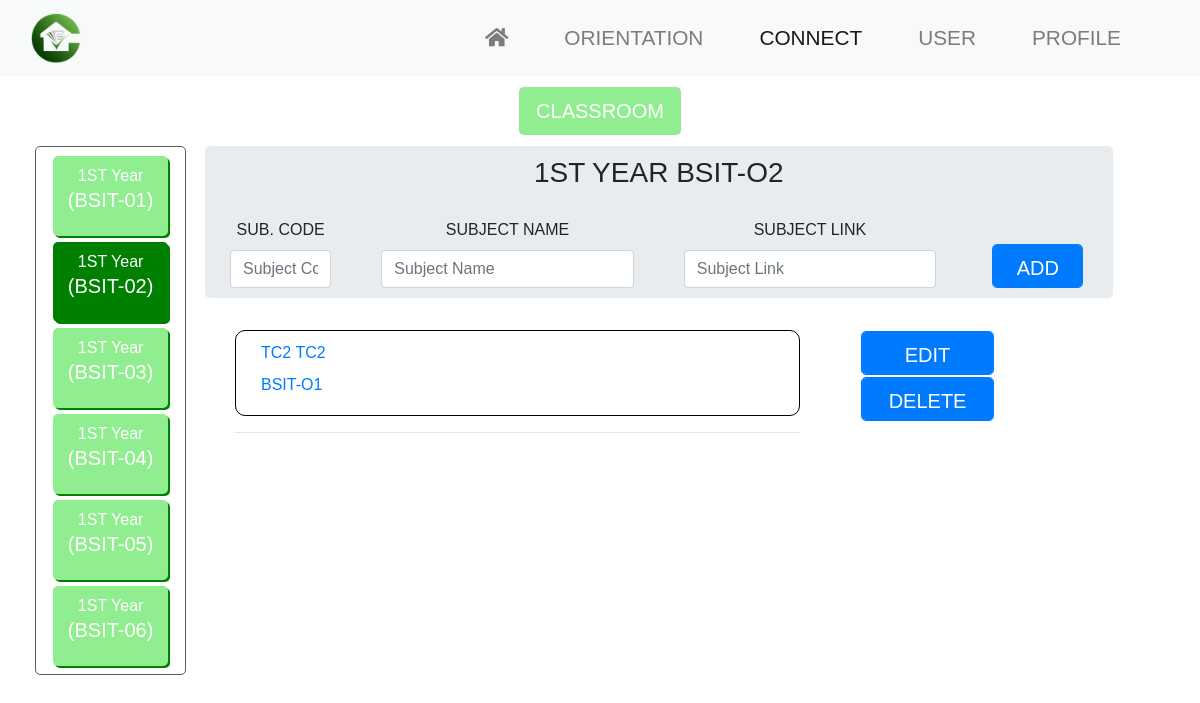
The app's page /Teacher/TCconnect_1st_02_class.php with its own data.
### tables this page shows
CREATE TABLE `tbl_connect_1st_02_class` (
  `class_id` int(11) NOT NULL,
  `sub_code` varchar(100) NOT NULL,
  `sub_name` varchar(100) NOT NULL,
  `sub_link` varchar(300) NOT NULL,
  `u_year` varchar(100) NOT NULL,
  `u_section` varchar(100) NOT NULL
);

### firstyear-class-process.php (called while the page is built, shortened)
<?php
$connect = mysqli_connect("localhost","root","","capstone_db");
$all2 = mysqli_query($connect, "SELECT * FROM tbl_connect_1st_02_class");
?>

### Teacher/TCconnect_1st_02_class.php (the view, shortened to what this page needs)
<?php include 'firstyear-class-process.php'?>
<!DOCTYPE html>
<html>
<head>
	<link rel="stylesheet" type="text/css" href="bootstrap/css/bootstrap.min.css">
	<link rel="stylesheet" type="text/css" href="fontawesome/css/all.css">
	<link rel="stylesheet" type="text/css" href="font.css">
	<link rel="stylesheet" type="text/css" href="styleCON.css">
</head>
<body>
<nav class="navbar navbar-expand-md navbar-light bg-light sticky-top">
	<div class="container-fluid">
		<a class="navbar-brand" href="#"><img src="img/LOGO.png"></a>
		<div class="collapse navbar-collapse" id="navbarResponsive">
			<ul class="navbar-nav ml-auto">
				<li class="nav-item" >
					<a class="nav-link" href="home.php"><i class="fas fa-home"></i></a>
				</li>
				<li class="nav-item" >
					<a class="nav-link" href="#">ORIENTATION</a>
				</li>
				<li class="nav-item active">
					<a class="nav-link" href="connect.php">CONNECT</a>
				</li>
				<li class="nav-item">
					<a class="nav-link" href="user.php">USER</a>
				</li>
				<li class="nav-item">
					<a class="nav-link" href="profile.php">PROFILE</a>
				</li>
			</ul>
		</div>
	</div>
</nav>
<div class="container-fluid">
	<div class="row no-gutters">
		<div class="col-12 padding">
			<div class="row text-center">
				<div class="col-xs-6 col-sm-12 col-md-12 col-lg-12 col-xl-12">
					<button type="button" class="btn btn-lg" style="background: lightgreen; color: #fff;">CLASSROOM</button>
				</div>
			</div>
		</div>
	<div class="col-sm-12 col-md-5 col-lg-3 col-xl-2 sidebar">
		<div class="col-12 sidebar-content text-center">
			<div class="col-11 year-form">
				<div class="col-12 section">
						<div class="section-content">
							<a href="connect_1st_01_class.php"><button style="margin-top: 7px;"><label>1ST Year <h5>(BSIT-01)</h5></label></button></a>
						</div>
						<div class="section-content">
							<a href="connect_1st_02_class.php"><button style="background: green;"><label>1ST Year <h5>(BSIT-02)</h5></label></button></a>
						</div>
						<div class="section-content">
							<a href="connect_1st_03_class.php"><button><label>1ST Year <h5>(BSIT-03)</h5></label></button></a>
						</div>
						<div class="section-content">
							<a href="connect_1st_04_class.php"><button><label>1ST Year <h5>(BSIT-04)</h5></label></button></a>
						</div>
						<div class="section-content">
							<a href="connect_1st_05_class.php"><button><label>1ST Year <h5>(BSIT-05)</h5></label></button></a>
						</div>
						<div class="section-content">
							<a href="connect_1st_06_class.php"><button><label>1ST Year <h5>(BSIT-06)</h5></label></button></a>
						</div>
				</div>
			</div>
		</div>
	</div>
			<div class="col-sm-12 col-md-6 col-lg-8	col-xl-9 rightside">
				<form method="post" action="connect_1st_02_class.php">
				<div class="row rightside-input text-center jumbotron padding">
					<div class="col-12 padding">
							<h3>1ST YEAR BSIT-O2</h3>
					</div>
					<div class="col-sm-12 col-md-6 col-lg-2 col-xl-2 subcode padding">
						<div class="col-12">
						<label>SUB. CODE</label>
						<input class="form-control" type="text" name="sub_code" placeholder="Subject Code" autocomplete="off" required="">
						</div>
					</div>
					<div class="col-sm-12 col-md-6 col-lg-4 col-xl-4 sub padding">
						<div class="col-12">
						<label>SUBJECT NAME</label>
						<input class="form-control" type="text" name="sub_name" placeholder="Subject Name" autocomplete="off" required="">
						</div>
					</div>
					<div class="col-sm-12 col-md-6 col-lg-3 col-xl-4 sublink padding">
						<div class="col-12">
						<label>SUBJECT LINK</label>
						<input class="form-control" type="text" name="sub_link" placeholder="Subject Link" autocomplete="off" required="">
						</div>
					</div>
					<div class="col-sm-12 col-md-6 col-lg-3 col-xl-2 add">
						<div class="col-12">
						<button type="submit" name="addsub02" class="btn btn-primary btn-lg form-control">ADD</button>
						</div>
					</div>
					</form>
				</div>
			<?php while ($row = mysqli_fetch_array($all2)) { ?>
				<div class="row rightside-content">
					<div class="col-xs-12 col-sm-12 col-md-6 col-lg-8 col-xl-8 rightcon">
						<a target='_blank' href="<?php echo $row['sub_link'] ?>">
						<div class="col-12 sub-content padding">
							<div class="col-12">
								<label><?php echo $row['sub_code'] ?> <?php echo $row['sub_name'] ?></label>
							</div>
							<div class="col-9">
								<label><?php echo $row['u_section'] ?></label>
							</div>
						</div>
						</a>
						<hr>
					</div>
					<div class="col-xs-12 col-sm-12 col-md-6 col-lg-4 col-xl-3">
						<div class="col-12 admin-button">
							<div class="col-12">
								<a type="button" class="btn btn-primary btn-lg form-control" data-toggle="modal" data-target="#editmodaladmin<?php echo $row['class_id']?>">EDIT</a>
							</div>
							<div class="col-12">
								<a type="button" class="btn btn-primary btn-lg form-control" name="del_sub2" href="firstyear-class-process.php?del_sub2=<?php echo $row['class_id']; ?>">DELETE</a>
							</div>
						</div>
					</div>
				</div>
			<?php } ?>
			</div>
	</div>
</body>
</html>

### styleCON.css (style rules this page uses)
html, body { height: 100%; width: 100%; font-family: 'Oswald', sans-serif; background-color: #fff; }
.navbar-brand img { height: 50px; width: auto; }
.navbar-nav li { padding-right: 40px; }
.nav-link { font-size: 1.3em !important; }
.sidebar, .rightside { height: 50%; width: 100%; }
@media screen and (min-width: 768px) { .sidebar, .rightside { height: 100%; } }
.padding { padding: 10px; }
.year-form { background: #fff; padding: 2px; border-radius: 5px; border: 1px solid #5c5c5c; }
.section button { background: lightgreen; border-radius: 5px; padding: 8px; color: #fff; width: 100%; border-style: none; box-shadow: 2px 2px green; margin-bottom: 6px; }
.rightside-content { padding-left: 15px; }
.add { padding-top: 35px; }
.rightside .jumbotron { padding: 0; }
.sidebar { margin:0 5px; }
.sub-content { border: 1px solid black; border-radius: 10px; }
.btn { margin: 1px; }

### records on screen
tbl_connect_1st_02_class: sub_code "TC2", sub_name "TC2", u_section "BSIT-O1"
